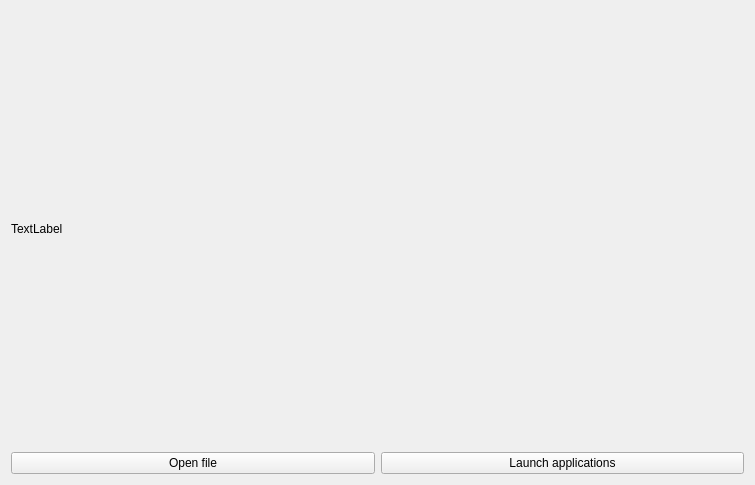
<?xml version="1.0" encoding="UTF-8"?>
<ui version="4.0">
 <class>MainWindow</class>
 <widget class="QWidget" name="MainWindow">
  <property name="geometry">
   <rect>
    <x>0</x>
    <y>0</y>
    <width>755</width>
    <height>485</height>
   </rect>
  </property>
  <property name="windowTitle">
   <string>MainWindow</string>
  </property>
  <layout class="QVBoxLayout" name="verticalLayout">
   <item>
    <widget class="QLabel" name="textLabel">
     <property name="text">
      <string>TextLabel</string>
     </property>
    </widget>
   </item>
   <item>
    <layout class="QHBoxLayout" name="horizontalLayout">
     <item>
      <widget class="QPushButton" name="readButton">
       <property name="text">
        <string>Open file</string>
       </property>
      </widget>
     </item>
     <item>
      <widget class="QPushButton" name="launchButton">
       <property name="text">
        <string>Launch applications</string>
       </property>
      </widget>
     </item>
    </layout>
   </item>
  </layout>
 </widget>
 <resources/>
 <connections/>
</ui>
